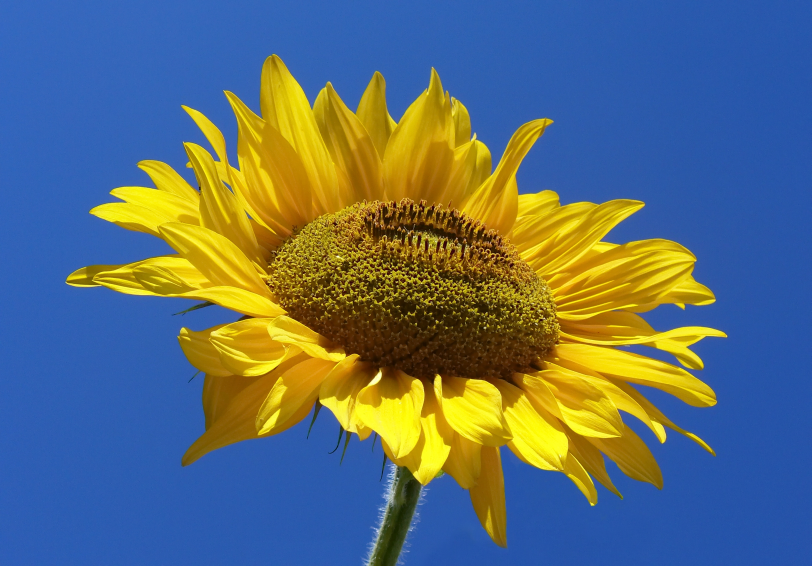
#> input picture Lab_7/sunflower.jpg, 2434 x 1697 px, found by its file name (shown at 1/3 size)
$ python Task2.py
#> lines starting #> are read from the running program, lines starting #| are printed output that depends on the picture
import cv2
import numpy as np

# Reading the image
img = cv2.imread('D:\APU Stuff\Bachelor of Computer Science (Intelligent Systems) [APD2F2202CS(IS)]\Semester 2\Imaging & Special Effects [CT029-3-2-ISE]\Mine\Labs\ISE-Labs\Lab_7\sunflower.jpg')
#> img is the input picture: shape (1697, 2434, 3); mean B, G, R 116, 110.1, 93.3

#Resizing the image
img = cv2.resize(img, (400,400))
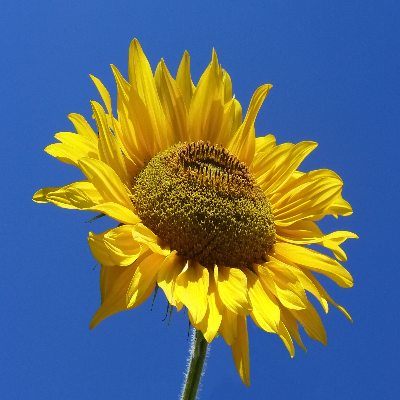
#> img: shape (400, 400, 3); mean B, G, R 115.9, 109.9, 93.2

# Split the image into 3 channels
b,g,r = cv2.split(img)
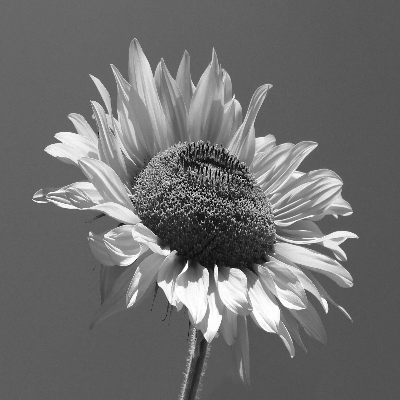
#> g: shape (400, 400); min 0, max 255, mean 109.9
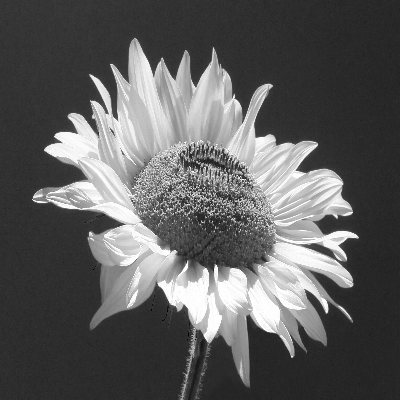
#> r: shape (400, 400); min 0, max 255, mean 93.2

#The colours is still in grey channels
cv2.imshow("Red", r)
cv2.imshow("Green", g)
cv2.imshow("Blue", b)

# Merge the channel with 2D array
zeros = np.zeros(img.shape[:2], dtype="uint8")
r = cv2.merge([zeros, zeros, r])
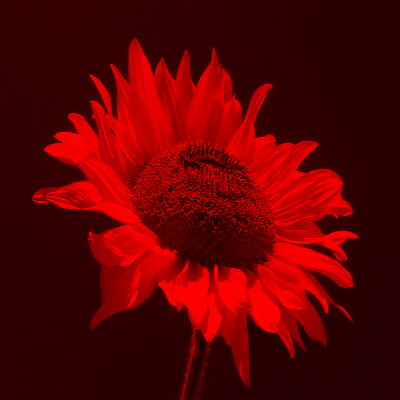
#> r: shape (400, 400, 3); mean of channels 0, 1, 2 0, 0, 93.2; drawn as B, G, R
g = cv2.merge([zeros, g, zeros])
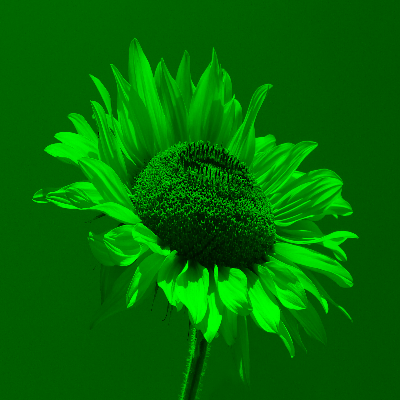
#> g: shape (400, 400, 3); mean of channels 0, 1, 2 0, 109.9, 0; drawn as B, G, R
b = cv2.merge([b, zeros, zeros])
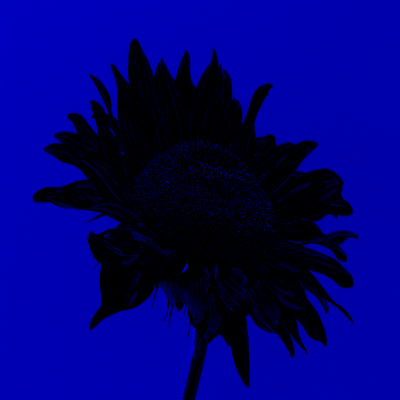
#> b: shape (400, 400, 3); mean of channels 0, 1, 2 115.9, 0, 0; drawn as B, G, R

# Showing the output
cv2.imshow("Red", r)
cv2.imshow("Green", g)
cv2.imshow("Blue", b)

imagecolor = np.concatenate((r,g,b), axis=1)
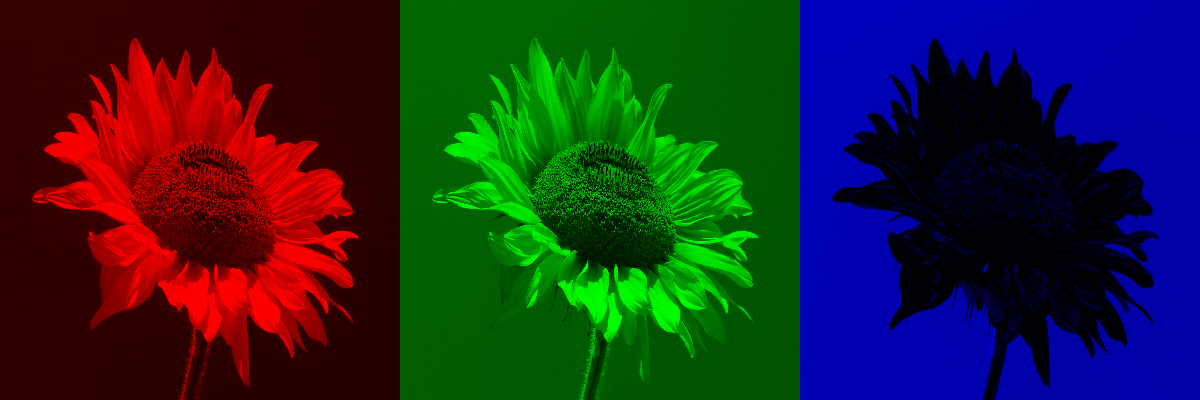
#> imagecolor: shape (400, 1200, 3); mean of channels 0, 1, 2 38.6, 36.6, 31.1; drawn as B, G, R
# Showing the output
cv2.imshow("Red-Green-Blue", imagecolor)

cv2.waitKey(0)
cv2.destroyAllWindows()
